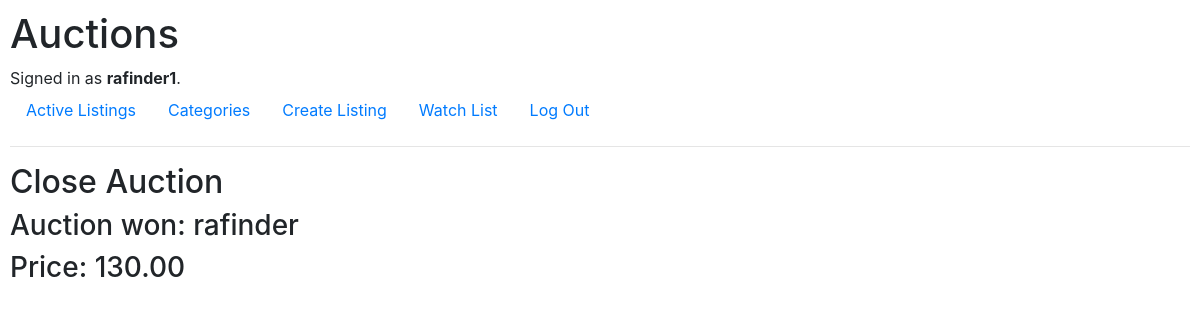
The app's page /3/close (signed in) with its own data.
### auctions/models.py (models this page shows)
class User(AbstractUser):
    pass

class Bid(models.Model):
    auction = models.ForeignKey(Auction, on_delete=models.CASCADE, related_name="bids")
    bidder = models.ForeignKey(User, on_delete=models.CASCADE, related_name="bidder")
    amount = models.DecimalField(max_digits=10, decimal_places=2)
    timestamp = models.DateTimeField(auto_now_add=True)

### auctions/views.py (the view)
# urls.py: path("<int:listing_id>/close", views.close, name="close"),
def close(request, listing_id):
    auction = Auction.objects.get(pk=listing_id)
    bids = Bid.objects.filter(auction=auction)
    max_price = bids.order_by('-amount')[0]
    winner = max_price.bidder
    auction.winner = winner
    auction.available = False
    auction.save()
    return render(request, "auctions/close.html", {
        "max_price": max_price.amount,
        "winner": winner
    })

### auctions/templates/auctions/close.html
{% extends "auctions/layout.html" %}
{% load static %}
{% block body %}
    <h2>Close Auction</h2>
    <h3>Auction won: {{winner}}</h3>
    <h3>Price: {{max_price}}</h3>
{% endblock %}

### auctions/templates/auctions/layout.html (shortened to what this page needs)
{% load static %}
<!DOCTYPE html>
<html lang="en">
    <head>
        <link rel="stylesheet" href="https://stackpath.bootstrapcdn.com/bootstrap/4.4.1/css/bootstrap.min.css">
        <link href="{% static 'auctions/styles.css' %}" rel="stylesheet">
    </head>
    <body>
        <h1>Auctions</h1>
        <div>
            {% if user.is_authenticated %}
                Signed in as <strong>{{ user.username }}</strong>.
            {% else %}
                Not signed in.
            {% endif %}
        </div>
        <ul class="nav">
            <li class="nav-item">
                <a class="nav-link" href="{% url 'index' %}">Active Listings</a>
            </li>
            <li class="nav-item">
                    <a class="nav-link" href="{% url 'categories' %}">Categories</a>
            </li>
            {% if user.is_authenticated %}
                <li class="nav-item">
                    <a class="nav-link" href="{% url 'create' %}">Create Listing</a>
                </li>
                <li class="nav-item">
                        <a class="nav-link" href="{% url 'watchlist' %}">Watch List</a>
                </li>
                <li class="nav-item">
                    <a class="nav-link" href="{% url 'logout' %}">Log Out</a>
                </li>
            {% endif %}
        </ul>
        <hr>
        {% block body %}
        {% endblock %}
    </body>
</html>

### auctions/static/auctions/styles.css (style rules this page uses)
body { padding: 10px; }

### records on screen
User: username "rafinder1"
User: username "rafinder"
Bid: amount "130.00"
